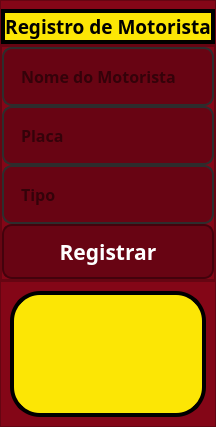
               <widget class="QWidget" name="tab_driver_register">
                <attribute name="title">
                 <string>Registrar Motorista</string>
                </attribute>
                <layout class="QVBoxLayout" name="verticalLayout_10">
                 <property name="spacing">
                  <number>0</number>
                 </property>
                 <property name="leftMargin">
                  <number>0</number>
                 </property>
                 <property name="topMargin">
                  <number>0</number>
                 </property>
                 <property name="rightMargin">
                  <number>0</number>
                 </property>
                 <property name="bottomMargin">
                  <number>0</number>
                 </property>
                 <item>
                  <widget class="QFrame" name="frame_title_register">
                   <property name="maximumSize">
                    <size>
                     <width>16777215</width>
                     <height>83</height>
                    </size>
                   </property>
                   <property name="styleSheet">
                    <string notr="true">background-color: rgb(132, 6, 23);</string>
                   </property>
                   <property name="frameShape">
                    <enum>QFrame::StyledPanel</enum>
                   </property>
                   <property name="frameShadow">
                    <enum>QFrame::Raised</enum>
                   </property>
                   <layout class="QHBoxLayout" name="horizontalLayout_7">
                    <property name="spacing">
                     <number>0</number>
                    </property>
                    <property name="leftMargin">
                     <number>0</number>
                    </property>
                    <property name="topMargin">
                     <number>8</number>
                    </property>
                    <property name="rightMargin">
                     <number>0</number>
                    </property>
                    <property name="bottomMargin">
                     <number>0</number>
                    </property>
                    <item>
                     <widget class="QLabel" name="title_register">
                      <property name="maximumSize">
                       <size>
                        <width>450</width>
                        <height>80</height>
                       </size>
                      </property>
                      <property name="font">
                       <font>
                        <family>Arial Black</family>
                        <pointsize>14</pointsize>
                        <weight>75</weight>
                        <bold>true</bold>
                       </font>
                      </property>
                      <property name="styleSheet">
                       <string notr="true">background-color: rgb(252, 230, 5);
border: 4px solid rgb(0, 0, 0);
border-radius: 30px;
color: rgb(0, 0, 0);</string>
                      </property>
                      <property name="text">
                       <string>Registro de Motorista</string>
                      </property>
                      <property name="alignment">
                       <set>Qt::AlignCenter</set>
                      </property>
                     </widget>
                    </item>
                   </layout>
                  </widget>
                 </item>
                 <item>
                  <widget class="QFrame" name="frame_inputs_register_back">
                   <property name="maximumSize">
                    <size>
                     <width>16777215</width>
                     <height>500</height>
                    </size>
                   </property>
                   <property name="styleSheet">
                    <string notr="true">background-color: rgb(132, 6, 23);</string>
                   </property>
                   <property name="frameShape">
                    <enum>QFrame::StyledPanel</enum>
                   </property>
                   <property name="frameShadow">
                    <enum>QFrame::Raised</enum>
                   </property>
                   <layout class="QHBoxLayout" name="horizontalLayout_8" stretch="0">
                    <property name="spacing">
                     <number>0</number>
                    </property>
                    <property name="leftMargin">
                     <number>0</number>
                    </property>
                    <property name="topMargin">
                     <number>0</number>
                    </property>
                    <property name="rightMargin">
                     <number>0</number>
                    </property>
                    <property name="bottomMargin">
                     <number>0</number>
                    </property>
                    <item>
                     <widget class="QFrame" name="frame_inputs_register">
                      <property name="maximumSize">
                       <size>
                        <width>500</width>
                        <height>16777215</height>
                       </size>
                      </property>
                      <property name="styleSheet">
                       <string notr="true">background-color: rgb(132, 6, 23);</string>
                      </property>
                      <property name="frameShape">
                       <enum>QFrame::StyledPanel</enum>
                      </property>
                      <property name="frameShadow">
                       <enum>QFrame::Raised</enum>
                      </property>
                      <layout class="QVBoxLayout" name="verticalLayout_9">
                       <property name="spacing">
                        <number>0</number>
                       </property>
                       <property name="leftMargin">
                        <number>0</number>
                       </property>
                       <property name="topMargin">
                        <number>0</number>
                       </property>
                       <property name="rightMargin">
                        <number>0</number>
                       </property>
                       <property name="bottomMargin">
                        <number>0</number>
                       </property>
                       <item>
                        <widget class="QLineEdit" name="lineedit_name_register">
                         <property name="font">
                          <font>
                           <family>Arial Black</family>
                           <pointsize>12</pointsize>
                           <weight>75</weight>
                           <bold>true</bold>
                          </font>
                         </property>
                         <property name="styleSheet">
                          <string notr="true">QLineEdit {
border: 2px solid rgb(45, 45, 45);
border-radius: 10px;
padding: 15px;
background-color: rgb(104, 4, 19);
}

QLineEdit:hover {
border: 2px solid rgb(45, 45, 45);
background-color: rgb(114, 14, 29);
}

QLineEdit:focus {
border: 2px solid rgb(252, 230, 5);
background-color: rgb(114, 14, 29);
color: rgb(255, 255, 255)
}
</string>
                         </property>
                         <property name="placeholderText">
                          <string>Nome do Motorista</string>
                         </property>
                        </widget>
                       </item>
                       <item>
                        <widget class="QLineEdit" name="lineedit_plate_register">
                         <property name="font">
                          <font>
                           <family>Arial Black</family>
                           <pointsize>12</pointsize>
                           <weight>75</weight>
                           <bold>true</bold>
                          </font>
                         </property>
                         <property name="styleSheet">
                          <string notr="true">QLineEdit {
border: 2px solid rgb(45, 45, 45);
border-radius: 10px;
padding: 15px;
background-color: rgb(104, 4, 19);
}

QLineEdit:hover {
border: 2px solid rgb(45, 45, 45);
background-color: rgb(114, 14, 29);
}

QLineEdit:focus {
border: 2px solid rgb(252, 230, 5);
background-color: rgb(114, 14, 29);
color: rgb(255, 255, 255)
}
</string>
                         </property>
                         <property name="placeholderText">
                          <string>Placa</string>
                         </property>
                        </widget>
                       </item>
                       <item>
                        <widget class="QLineEdit" name="lineedit_type_register">
                         <property name="font">
                          <font>
                           <family>Arial Black</family>
                           <pointsize>12</pointsize>
                           <weight>75</weight>
                           <bold>true</bold>
                          </font>
                         </property>
                         <property name="styleSheet">
                          <string notr="true">QLineEdit {
border: 2px solid rgb(45, 45, 45);
border-radius: 10px;
padding: 15px;
background-color: rgb(104, 4, 19);
}

QLineEdit:hover {
border: 2px solid rgb(45, 45, 45);
background-color: rgb(114, 14, 29);
}

QLineEdit:focus {
border: 2px solid rgb(252, 230, 5);
background-color: rgb(114, 14, 29);
color: rgb(255, 255, 255)
}
</string>
                         </property>
                         <property name="placeholderText">
                          <string>Tipo</string>
                         </property>
                        </widget>
                       </item>
                       <item>
                        <widget class="QPushButton" name="btn_driver_register">
                         <property name="minimumSize">
                          <size>
                           <width>0</width>
                           <height>55</height>
                          </size>
                         </property>
                         <property name="font">
                          <font>
                           <family>Arial Black</family>
                           <pointsize>16</pointsize>
                           <weight>75</weight>
                           <bold>true</bold>
                          </font>
                         </property>
                         <property name="styleSheet">
                          <string notr="true">QPushButton{
background-color: rgb(104, 4, 19);
border: 2px solid rgb(67, 2, 12);
border-radius: 10px;
color: rgb(255, 255, 255);
}


QPushButton:hover{
background-color: rgb(114, 4, 19);
border: 2px solid rgb(77, 12, 22);
}

QPushButton:pressed{
background-color: rgb(252, 230, 5);
border: 2px solid rgb(57, 0, 2);
color: rgb(0, 0, 0)
}

QPushButton:disabled {
background-color: #cccccc; /* Cinza */
 border: 2px solid #999999;
color: #666666; /* Texto cinza escuro */
}
</string>
                         </property>
                         <property name="text">
                          <string>Registrar</string>
                         </property>
                        </widget>
                       </item>
                      </layout>
                     </widget>
                    </item>
                   </layout>
                  </widget>
                 </item>
                 <item>
                  <widget class="QFrame" name="frame_result_register">
                   <property name="styleSheet">
                    <string notr="true">background-color: rgb(132, 6, 23);</string>
                   </property>
                   <property name="frameShape">
                    <enum>QFrame::StyledPanel</enum>
                   </property>
                   <property name="frameShadow">
                    <enum>QFrame::Raised</enum>
                   </property>
                   <layout class="QVBoxLayout" name="verticalLayout_11">
                    <item>
                     <widget class="QLabel" name="label_result_register">
                      <property name="font">
                       <font>
                        <family>Arial Black</family>
                        <pointsize>14</pointsize>
                        <weight>75</weight>
                        <bold>true</bold>
                       </font>
                      </property>
                      <property name="styleSheet">
                       <string notr="true">background-color: rgb(252, 230, 5);
border: 4px solid rgb(0, 0, 0);
border-radius: 30px;
color: rgb(0, 0, 0);</string>
                      </property>
                      <property name="text">
                       <string>&lt;html&gt;&lt;head/&gt;&lt;body&gt;&lt;p&gt;&lt;br/&gt;&lt;/p&gt;&lt;p&gt;&lt;br/&gt;&lt;/p&gt;&lt;/body&gt;&lt;/html&gt;</string>
                      </property>
                      <property name="alignment">
                       <set>Qt::AlignCenter</set>
                      </property>
                     </widget>
                    </item>
                   </layout>
                  </widget>
                 </item>
                </layout>
               </widget>
